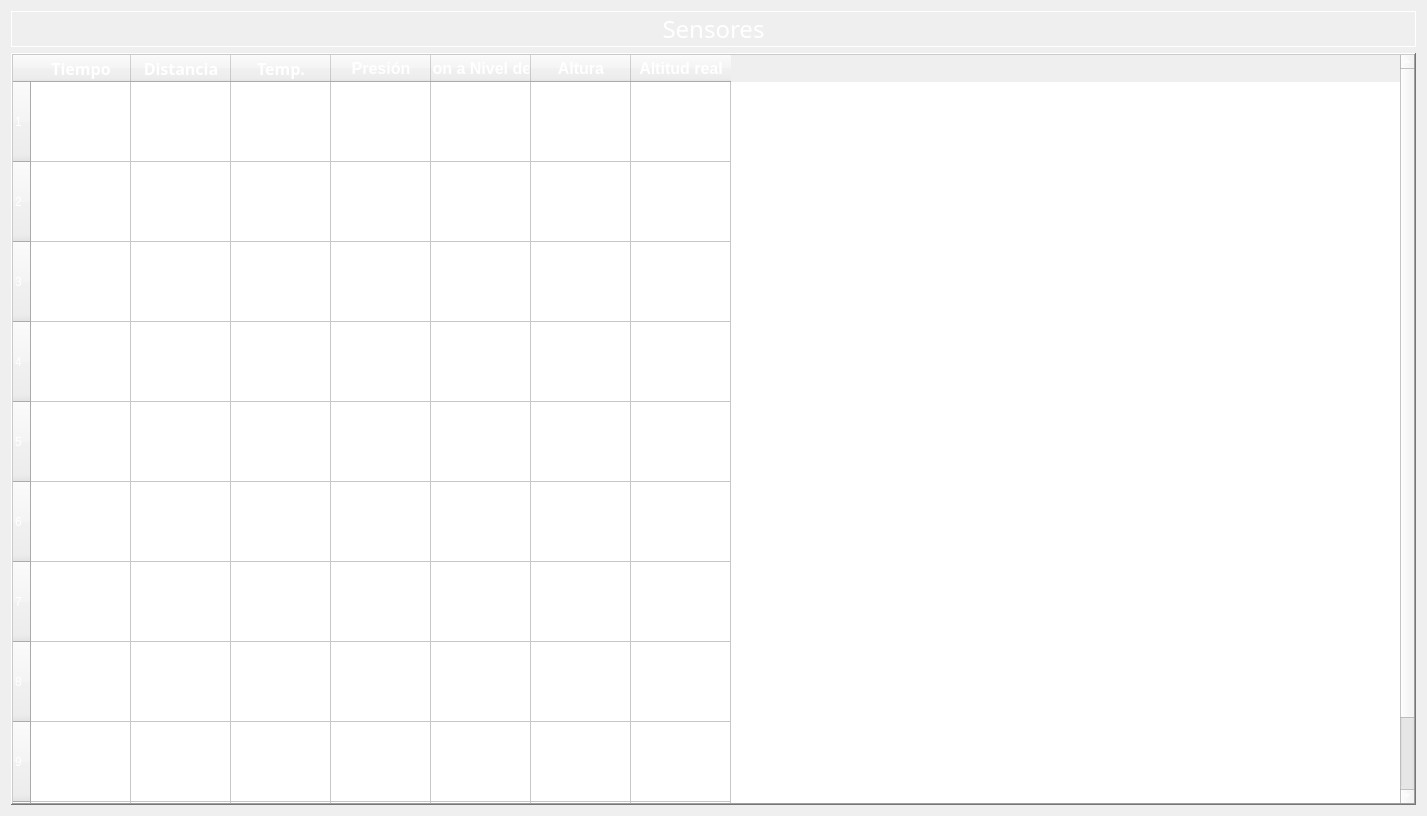
<?xml version="1.0" encoding="UTF-8"?>
<ui version="4.0">
 <class>SensorsPage</class>
 <widget class="QWidget" name="SensorsPage">
  <property name="geometry">
   <rect>
    <x>0</x>
    <y>0</y>
    <width>1427</width>
    <height>816</height>
   </rect>
  </property>
  <property name="sizePolicy">
   <sizepolicy hsizetype="Expanding" vsizetype="Expanding">
    <horstretch>0</horstretch>
    <verstretch>0</verstretch>
   </sizepolicy>
  </property>
  <property name="windowTitle">
   <string>Form</string>
  </property>
  <property name="styleSheet">
   <string notr="true">color: white;
</string>
  </property>
  <layout class="QGridLayout" name="gridLayout">
   <property name="horizontalSpacing">
    <number>12</number>
   </property>
   <item row="0" column="0">
    <widget class="QLabel" name="sensors_label">
     <property name="font">
      <font>
       <family>Impact</family>
       <pointsize>18</pointsize>
       <bold>false</bold>
       <underline>false</underline>
      </font>
     </property>
     <property name="frameShape">
      <enum>QFrame::Shape::Panel</enum>
     </property>
     <property name="text">
      <string>Sensores</string>
     </property>
     <property name="alignment">
      <set>Qt::AlignmentFlag::AlignCenter</set>
     </property>
    </widget>
   </item>
   <item row="1" column="0" rowspan="2">
    <widget class="QTableWidget" name="sensors_table">
     <property name="sizePolicy">
      <sizepolicy hsizetype="Expanding" vsizetype="Expanding">
       <horstretch>0</horstretch>
       <verstretch>0</verstretch>
      </sizepolicy>
     </property>
     <property name="frameShape">
      <enum>QFrame::Shape::WinPanel</enum>
     </property>
     <property name="frameShadow">
      <enum>QFrame::Shadow::Raised</enum>
     </property>
     <property name="sizeAdjustPolicy">
      <enum>QAbstractScrollArea::SizeAdjustPolicy::AdjustToContents</enum>
     </property>
     <property name="editTriggers">
      <set>QAbstractItemView::EditTrigger::NoEditTriggers</set>
     </property>
     <property name="defaultDropAction">
      <enum>Qt::DropAction::IgnoreAction</enum>
     </property>
     <property name="alternatingRowColors">
      <bool>false</bool>
     </property>
     <property name="textElideMode">
      <enum>Qt::TextElideMode::ElideMiddle</enum>
     </property>
     <property name="gridStyle">
      <enum>Qt::PenStyle::SolidLine</enum>
     </property>
     <property name="sortingEnabled">
      <bool>true</bool>
     </property>
     <property name="wordWrap">
      <bool>true</bool>
     </property>
     <property name="rowCount">
      <number>10</number>
     </property>
     <attribute name="horizontalHeaderCascadingSectionResizes">
      <bool>false</bool>
     </attribute>
     <attribute name="verticalHeaderMinimumSectionSize">
      <number>40</number>
     </attribute>
     <attribute name="verticalHeaderDefaultSectionSize">
      <number>80</number>
     </attribute>
     <attribute name="verticalHeaderShowSortIndicator" stdset="0">
      <bool>true</bool>
     </attribute>
     <attribute name="verticalHeaderStretchLastSection">
      <bool>true</bool>
     </attribute>
     <row/>
     <row/>
     <row/>
     <row/>
     <row/>
     <row/>
     <row/>
     <row/>
     <row/>
     <row/>
     <column>
      <property name="text">
       <string>Tiempo</string>
      </property>
      <property name="font">
       <font>
        <family>Segoe UI Variable</family>
        <pointsize>12</pointsize>
        <bold>true</bold>
       </font>
      </property>
     </column>
     <column>
      <property name="text">
       <string>Distancia</string>
      </property>
      <property name="font">
       <font>
        <family>Segoe UI Variable</family>
        <pointsize>12</pointsize>
        <bold>true</bold>
       </font>
      </property>
     </column>
     <column>
      <property name="text">
       <string>Temp.</string>
      </property>
      <property name="font">
       <font>
        <family>Segoe UI Variable</family>
        <pointsize>12</pointsize>
        <bold>true</bold>
       </font>
      </property>
     </column>
     <column>
      <property name="text">
       <string>Presión</string>
      </property>
      <property name="font">
       <font>
        <pointsize>12</pointsize>
        <bold>true</bold>
       </font>
      </property>
     </column>
     <column>
      <property name="text">
       <string>Presion a Nivel del Mar</string>
      </property>
      <property name="font">
       <font>
        <pointsize>12</pointsize>
        <bold>true</bold>
       </font>
      </property>
     </column>
     <column>
      <property name="text">
       <string>Altura</string>
      </property>
      <property name="font">
       <font>
        <family>Segoe UI</family>
        <pointsize>12</pointsize>
        <bold>true</bold>
       </font>
      </property>
     </column>
     <column>
      <property name="text">
       <string>Altitud real</string>
      </property>
      <property name="font">
       <font>
        <pointsize>12</pointsize>
        <bold>true</bold>
       </font>
      </property>
     </column>
    </widget>
   </item>
  </layout>
 </widget>
 <resources/>
 <connections/>
</ui>
